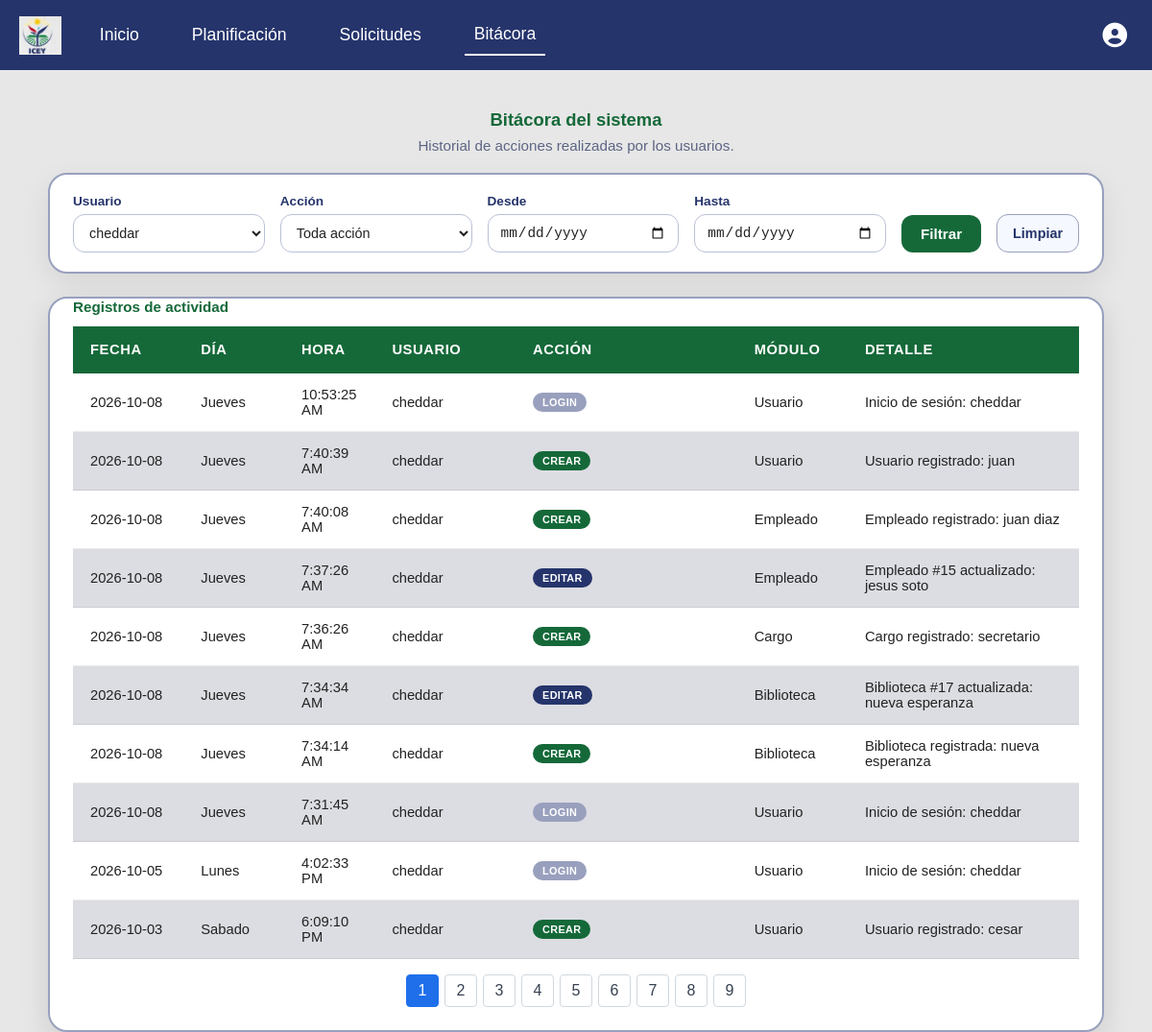
/bitacora.php?id_usu=11 (signed in), run on the app's committed database.
### tables this page shows
CREATE TABLE `bitacora` (
  `id` int(10) NOT NULL,
  `nom_dia` varchar(15) NOT NULL,
  `fecha` date NOT NULL,
  `hora` time NOT NULL,
  `id_usu` int(10) DEFAULT NULL,
  `accion` varchar(30) NOT NULL,
  `descripcion` varchar(50) NOT NULL,
  `detalle` text NOT NULL
);

### modelos/modelo_bitacora.php (called while the page is built, shortened)
<?php
function obtener_bitacora($conex, $filtros = []) {
    $where = [];
    $params = [];
    if (!empty($filtros['id_usu'])) {
        $where[] = "b.id_usu = ?";
        $params[] = $filtros['id_usu'];
    }
        $sql = "SELECT b.id, b.nom_dia, b.fecha, b.hora, b.id_usu, b.accion, b.descripcion, b.detalle,
                 COALESCE(u.nombre, 'No autenticado') AS nombre_usuario
            FROM bitacora b
             LEFT JOIN usuario u ON u.id = b.id_usu";
    if (!empty($where)) {
        $sql .= " WHERE " . implode(" AND ", $where);
    }
    $sql .= " ORDER BY b.fecha DESC, b.hora DESC, b.id DESC";
    try {
        $stmt = $conex->prepare($sql);
        $stmt->execute($params);
        return $stmt->fetchAll(PDO::FETCH_ASSOC);
    } catch (PDOException $e) {
        error_log("Fallo al consultar bitácora: " . $e->getMessage());
        return [];
    }
}
function obtener_usuarios_para_filtro($conex) {
    try {
        $stmt = $conex->prepare("SELECT id, nombre FROM usuario ORDER BY nombre ASC");
        $stmt->execute();
        return $stmt->fetchAll(PDO::FETCH_ASSOC);
    } catch (PDOException $e) {
        error_log("Fallo al consultar usuarios para filtro de bitácora: " . $e->getMessage());
        return [];
    }
}
?>

### src/bitacora.php (the view, shortened to what this page needs)
<?php
require_once __DIR__ . '/../modelos/modelo_bitacora.php';
$conex = Conexion::conectar();
$filtros = [
    'id_usu'      => $_GET['id_usu']      ?? '',
    'accion'      => $_GET['accion']      ?? '',
    'fecha_desde' => $_GET['fecha_desde'] ?? '',
    'fecha_hasta' => $_GET['fecha_hasta'] ?? '',
];
$registros = obtener_bitacora($conex, $filtros);
$usuarios  = obtener_usuarios_para_filtro($conex);
$registrosPorPagina = 10;
$paginaActual = max(1, intval($_GET['page'] ?? 1));
$totalPaginas = max(1, (int)ceil(count($registros) / $registrosPorPagina));
$paginaActual = min($paginaActual, $totalPaginas);
$registros = array_slice($registros, ($paginaActual - 1) * $registrosPorPagina, $registrosPorPagina);
?>
<!DOCTYPE html>
<html lang="es">
<head>
    <link rel="stylesheet" href="./css/main.css">
    <link rel="stylesheet" href="./css/bitacora.css">
    <link rel="stylesheet" href="https://cdnjs.cloudflare.com/ajax/libs/font-awesome/6.5.1/css/all.min.css">
</head>
<body>
<?php require_once __DIR__ . '/../include/header.php'; ?>
<main class="container__bitacora">
    <h1 class="bitacora__title">Bitácora del sistema</h1>
    <p class="bitacora__subtitle">Historial de acciones realizadas por los usuarios.</p>
    <form method="GET" action="bitacora.php" class="bitacora__filtros">
        <div class="campo">
            <label for="id_usu">Usuario</label>
            <select name="id_usu" id="id_usu">
                <?php foreach ($usuarios as $u): ?>
                    <option value="<?= (int)$u['id'] ?>" <?= ($filtros['id_usu'] == $u['id']) ? 'selected' : '' ?>>
                        <?= htmlspecialchars($u['nombre']) ?>
                    </option>
                <?php endforeach; ?>
            </select>
        </div>
        <div class="campo">
            <label for="accion">Acción</label>
            <select name="accion" id="accion">
                <option value="">Toda acción</option>
            </select>
        </div>
        <div class="campo">
            <label for="fecha_desde">Desde</label>
            <input type="date" name="fecha_desde" id="fecha_desde" value="<?= htmlspecialchars($filtros['fecha_desde']) ?>">
        </div>
        <div class="campo">
            <label for="fecha_hasta">Hasta</label>
            <input type="date" name="fecha_hasta" id="fecha_hasta" value="<?= htmlspecialchars($filtros['fecha_hasta']) ?>">
        </div>
        <button type="submit">Filtrar</button>
        <a href="bitacora.php" class="bitacora__limpiar">Limpiar</a>
    </form>
    <div class="tabla__container bitacora__tabla-wrap">
        <table class="bitacora__tabla">
            <caption class="tabla-planificacion__caption">Registros de actividad</caption>
            <thead>
                <tr>
                    <th class="col-fecha">Fecha</th>
                    <th class="col-dia">Día</th>
                    <th class="col-hora">Hora</th>
                    <th class="col-usuario">Usuario</th>
                    <th class="col-accion">Acción</th>
                    <th class="col-modulo">Módulo</th>
                    <th class="col-detalle">Detalle</th>
                </tr>
            </thead>
            <tbody>
                <?php if (empty($registros)): ?>
                    <tr>
                        <td colspan="7" class="bitacora__vacio">No hay registros de bitácora para los filtros seleccionados.</td>
                    </tr>
                <?php else: ?>
                    <?php foreach ($registros as $r):
                        $accionClase = match (strtolower($r['accion'])) {
                            'crear'    => 'bitacora__badge--crear',
                            'editar'   => 'bitacora__badge--editar',
                            'eliminar' => 'bitacora__badge--eliminar',
                            'login'    => 'bitacora__badge--login',
                            default    => 'bitacora__badge--login',
                        };
                    ?>
                        <tr>
                            <td data-label="Fecha"><?= htmlspecialchars($r['fecha']) ?></td>
                            <td data-label="Día"><?= htmlspecialchars($r['nom_dia']) ?></td>
                            <td data-label="Hora"><?= htmlspecialchars(date('g:i:s A', strtotime($r['hora']))) ?></td>
                            <td data-label="Usuario"><?= htmlspecialchars($r['nombre_usuario']) ?></td>
                            <td data-label="Acción">
                                <span class="bitacora__badge <?= $accionClase ?>"><?= htmlspecialchars($r['accion']) ?></span>
                            </td>
                            <td data-label="Módulo"><?= htmlspecialchars($r['descripcion']) ?></td>
                            <td data-label="Detalle"><?= htmlspecialchars($r['detalle']) ?></td>
                        </tr>
                    <?php endforeach; ?>
                <?php endif; ?>
            </tbody>
        </table>
        <?php if ($totalPaginas > 1): ?>
            <nav class="paginacion" aria-label="Páginas de bitácora">
                <?php for ($pagina = 1; $pagina <= $totalPaginas; $pagina++): ?>
                    <?php $parametrosPagina = array_merge($filtros, ['page' => $pagina]); ?>
                    <a href="?<?php echo htmlspecialchars(http_build_query($parametrosPagina), ENT_QUOTES, 'UTF-8'); ?>"
                       class="paginacion__pagina<?php echo $pagina === $paginaActual ? ' activa' : ''; ?>"
                       <?php echo $pagina === $paginaActual ? 'aria-current="page"' : ''; ?>>
                        <?php echo $pagina; ?>
                    </a>
                <?php endfor; ?>
            </nav>
        <?php endif; ?>
    </div>
</main>
</body>
</html>

### src/css/main.css (style rules this page uses)
.paginacion { display: flex; justify-content: center; gap: 6px; margin-top: 16px; }
.paginacion__pagina { display: inline-flex; align-items: center; justify-content: center; min-width: 34px; height: 34px; padding: 0 8px; border: 1px solid #d0d7de; border-radius: 4px; background: #fff; color: #374151; cursor: pointer; font: inherit; text-decoration: none; }
.paginacion__pagina:hover, .paginacion__pagina.activa { background: #1f6feb; border-color: #1f6feb; color: #fff; }
* { margin: 0; padding: 0; box-sizing: border-box; }
html, body { box-sizing: border-box; margin: 0; background-color: #e7e7e7; font-family: sans-serif; }
.tabla__container { display: block; margin: 0 auto; height: auto; width: 100%; max-width: 100%; background-color: #ffffff; box-shadow: 0px 10px 30px rgba(0, 0, 0, 0.12); padding: 0px 24px 24px; border-radius: 20px; margin-top: 15px; border: 2px solid #99a0be; overflow-x: auto; }
td, th { padding: 12px 14px; border-bottom: 1px solid rgba(0, 0, 0, 0.08); word-break: break-word; white-space: normal; overflow-wrap: anywhere; }
.tabla-planificacion__caption { caption-side: top; text-align: left; font-size: 0.95rem; font-weight: 700; color: #156939; margin-bottom: 12px; }
thead th { padding: 16px 18px; text-align: left; color: white; background-color: #156939; font-weight: 700; text-transform: uppercase; letter-spacing: 0.04em; }
td, th { padding: 16px 18px; border-bottom: 1px solid rgba(0, 0, 0, 0.08); }
tr { background-color: #ffffff; }
tbody tr:nth-child(even) { background-color: #dcdde2; }

### data on the page
bitacora: fecha "2026-10-08", nom_dia "Jueves", hora "10:53:25 AM", nombre_usuario "cheddar", accion "LOGIN", descripcion "Usuario", detalle "Inicio de sesión: cheddar"
bitacora: fecha "2026-10-08", nom_dia "Jueves", hora "7:40:39 AM", nombre_usuario "cheddar", accion "CREAR", descripcion "Usuario", detalle "Usuario registrado: juan"
bitacora: fecha "2026-10-08", nom_dia "Jueves", hora "7:40:08 AM", nombre_usuario "cheddar", accion "CREAR", descripcion "Empleado", detalle "Empleado registrado: juan diaz"
bitacora: fecha "2026-10-08", nom_dia "Jueves", hora "7:37:26 AM", nombre_usuario "cheddar", accion "EDITAR", descripcion "Empleado", detalle "Empleado #15 actualizado: jesus soto"
bitacora: fecha "2026-10-08", nom_dia "Jueves", hora "7:36:26 AM", nombre_usuario "cheddar", accion "CREAR", descripcion "Cargo", detalle "Cargo registrado: secretario"
bitacora: fecha "2026-10-08", nom_dia "Jueves", hora "7:34:34 AM", nombre_usuario "cheddar", accion "EDITAR", descripcion "Biblioteca", detalle "Biblioteca #17 actualizada: nueva esperanza"
bitacora: fecha "2026-10-08", nom_dia "Jueves", hora "7:34:14 AM", nombre_usuario "cheddar", accion "CREAR", descripcion "Biblioteca", detalle "Biblioteca registrada: nueva esperanza"
bitacora: fecha "2026-10-08", nom_dia "Jueves", hora "7:31:45 AM", nombre_usuario "cheddar", accion "LOGIN", descripcion "Usuario", detalle "Inicio de sesión: cheddar"
bitacora: fecha "2026-10-05", nom_dia "Lunes", hora "4:02:33 PM", nombre_usuario "cheddar", accion "LOGIN", descripcion "Usuario", detalle "Inicio de sesión: cheddar"
bitacora: fecha "2026-10-03", nom_dia "Sabado", hora "6:09:10 PM", nombre_usuario "cheddar", accion "CREAR", descripcion "Usuario", detalle "Usuario registrado: cesar"

### other printed values
form field id_usu "cheddar"
